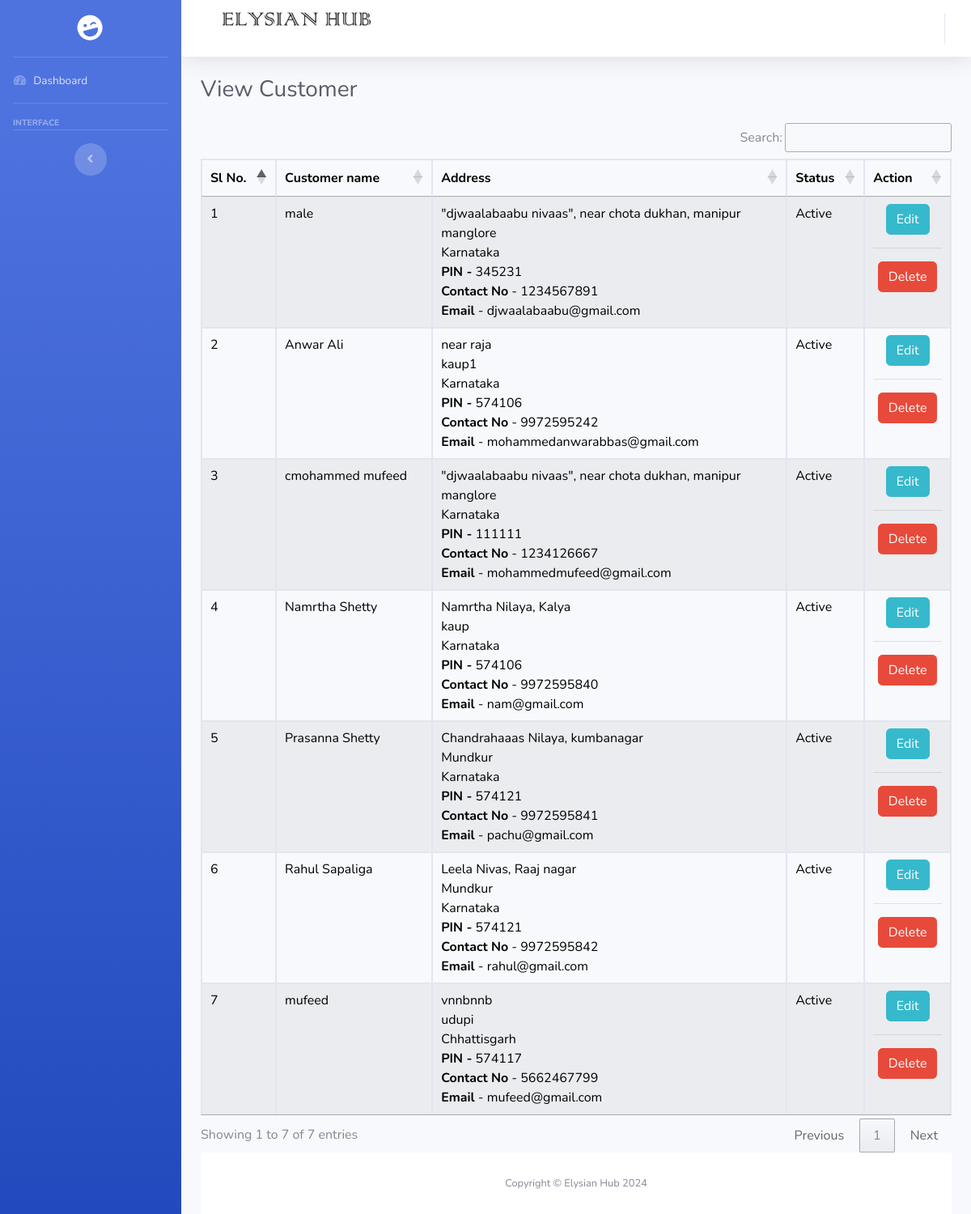
Screenshot of /admin/viewcustomer.php with the database file from the repository.
### tables this page shows
CREATE TABLE `customer` (
  `customerid` int(11) NOT NULL,
  `customername` varchar(100) NOT NULL,
  `emailid` varchar(200) NOT NULL,
  `password` varchar(100) NOT NULL,
  `address` varchar(250) NOT NULL,
  `pincode` varchar(10) NOT NULL,
  `city` varchar(25) NOT NULL,
  `state` varchar(25) NOT NULL,
  `contactno` varchar(20) NOT NULL,
  `status` varchar(10) NOT NULL
);

### admin/viewcustomer.php (the view, shortened to what this page needs)
<?php
include('includes/header.php');
include('includes/navbar.php');
?>
<div class="container-fluid">
<div class="d-sm-flex align-items-center justify-content-between mb-4">
<h1 class="h3 mb-0 text-gray-800">View Customer</h1>
</div>
<div class="row">
<div class="col-md-12" style="margin: auto;overflow-x: auto;">
  <table id="mydataTable"  class="table table-striped table-bordered">
              <thead>
                <tr>
                  <th>Sl No.</th>
                  <th>Customer name</th>
                  <th>Address</th>
                  <th>Status</th>
                  <th>Action</th>
                </tr>
              </thead>
              <tbody>
              <?php
              $sql = "SELECT * FROM customer";
              $qsql = mysqli_query($con,$sql);
              $c=0;
              while($rs = mysqli_fetch_array($qsql))
              {$c++;
                echo "<tr>
                <td>$c</td>
                  <td>$rs[customername]</td>
                  <td>$rs[address]<br>$rs[city]<br>$rs[state]<br><b>PIN -</b> $rs[pincode]<br> <b>Contact No</b> - $rs[contactno]<br> <b>Email</b> - $rs[emailid]</td>
                  <td>$rs[status]</td>
                                    <td><center><b><a href='customer.php?editid=$rs[0]' class='btn btn-info'>Edit</a><hr><a href='viewcustomer.php?delid=$rs[0]' onclick='return confirmdelete()' class='btn btn-danger'>Delete</a></center></b></td>
                  </tr>";
              }
              ?>
              </tbody>
            </table>
</div>
</div>
<?php
include('includes/footer.php');
?>
<link rel="stylesheet" type="text/css" href="https://cdn.datatables.net/1.10.21/css/jquery.dataTables.min.css">
<link rel="stylesheet" type="text/css" href="https://cdn.datatables.net/buttons/1.6.2/css/buttons.dataTables.min.css">

### admin/viewcustomer.php (style rules this page uses)
td,th { color: black; }

### rows the page displays
customer: customername "male", address "\"djwaalabaabu nivaas\", near chota dukhan, manipur", city "manglore", state "Karnataka", pincode "345231", contactno "1234567891", emailid "djwaalabaabu@gmail.com", status "Active"
customer: customername "Anwar Ali", address "near raja", city "kaup1", state "Karnataka", pincode "574106", contactno "9972595242", emailid "mohammedanwarabbas@gmail.com", status "Active"
customer: customername "cmohammed mufeed", address "\"djwaalabaabu nivaas\", near chota dukhan, manipur", city "manglore", state "Karnataka", pincode "111111", contactno "1234126667", emailid "mohammedmufeed@gmail.com", status "Active"
customer: customername "Namrtha Shetty", address "Namrtha Nilaya, Kalya", city "kaup", state "Karnataka", pincode "574106", contactno "9972595840", emailid "nam@gmail.com", status "Active"
customer: customername "Prasanna Shetty", address "Chandrahaaas Nilaya, kumbanagar", city "Mundkur", state "Karnataka", pincode "574121", contactno "9972595841", emailid "pachu@gmail.com", status "Active"
customer: customername "Rahul Sapaliga", address "Leela Nivas, Raaj nagar", city "Mundkur", state "Karnataka", pincode "574121", contactno "9972595842", emailid "rahul@gmail.com", status "Active"
customer: customername "mufeed", address "vnnbnnb", city "udupi", state "Chhattisgarh", pincode "574117", contactno "5662467799", emailid "mufeed@gmail.com", status "Active"
